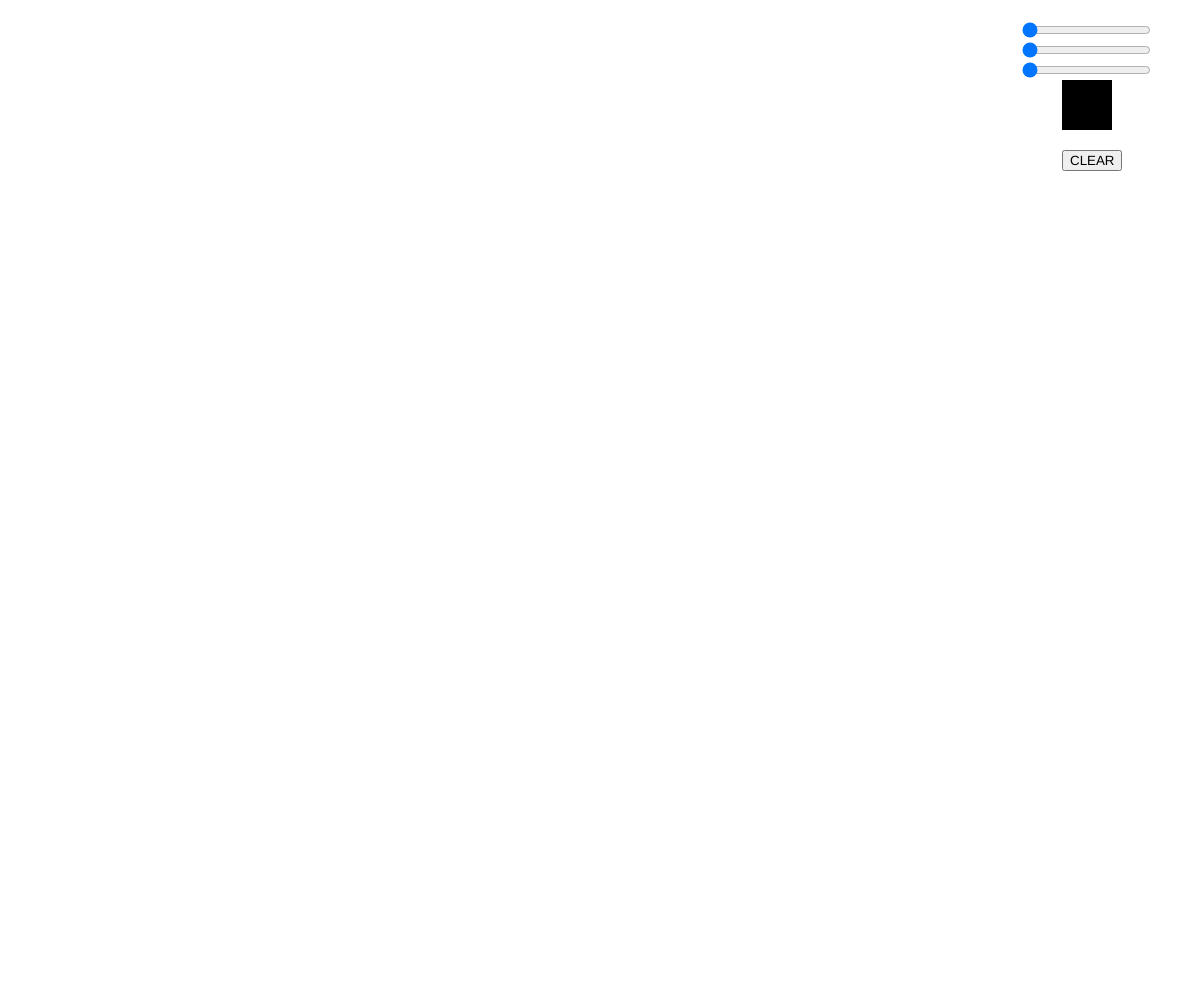
Frame 1 (no input)
Frame 60 (no input): identical to frame 1, image omitted
Frame 120 (the mouse pressed at the canvas centre since frame 60): identical to frame 1, image omitted

The p5.js sketch that drew this single still picture (run headless with seeded random() and noise() and a simulated clock; from frame 60 on, the mouse is pressed at the canvas centre):

// p5.js sketch
// ── sketch.js
var r = 255;
var g = 255;
var b =  255;
function setup () {
  // create canvas
  createCanvas(windowWidth, windowHeight);
  // sliders to control color
  // red
  sliderR = createSlider(0, 255, 0);
  sliderR.position(windowWidth*0.85, 20);
  // green
  sliderG = createSlider(0, 255, 0);
  sliderG.position(windowWidth*0.85, 40);
  // blue
  sliderB = createSlider(0, 255, 0);
  sliderB.position(windowWidth*0.85, 60);
  clearButton = createButton('CLEAR');
  clearButton.position(windowWidth*0.885, 150);
  clearButton.mouseClicked(clearDrawing);
  frameRate(200);
}

function draw () {
  r = sliderR.value();
  g = sliderG.value();
  b = sliderB.value();
  fill(color(r,g,b));
  noStroke();
  rect(windowWidth*0.885, 80, 50, 50);
  cursor(ARROW);
}

function mouseDragged(){
  if(mouseX < windowWidth*0.82){
    smooth();
    strokeWeight(20);
    stroke(r, g, b);
    line(mouseX, mouseY, pmouseX, pmouseY);
  }
}

function clearDrawing(){
  clear();
}
